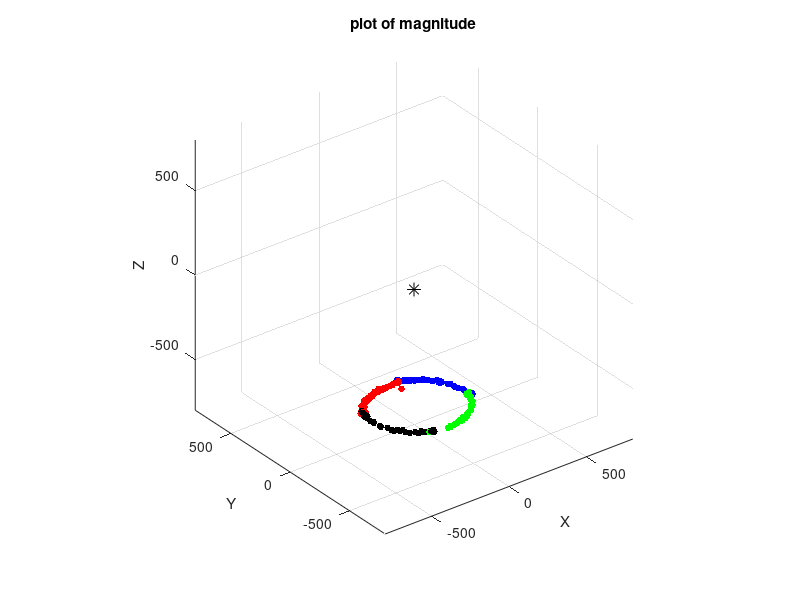

Write the MATLAB code that produced this figure.
clear all;
clc;
clear home;

origin = [0,0,0];


data1 = csvread('quarter1.4.csv');
data2 = csvread('quarter2.4.csv');
data3 = csvread('quarter3.4.csv');
data4 = csvread('quarter4.4.csv');

%truedata = csvread('fullturnflat1.csv');

%figure = plot3(truedata(:,2),truedata(:,4),truedata(:,6),'bd');
%set(figure,'color','b');
%figure2 = plot3(truedata(:,3),truedata(:,5),truedata(:,7),'rd');
%set(figure2,'color','r');
%%hold;
%figure3 = plot3(0,0,0,'o','markeredgecolor','k','marker','*','markerSize',10);
%set(figure3,'color','k');

figure = plot3(data1(:,1),data1(:,2),data1(:,3),'.','markerSize',15);
set(figure,'color','b');
hold;
figure2 = plot3(data2(:,1),data2(:,2),data2(:,3),'.','markerSize',15);
set(figure2,'color','r');
figure3 = plot3(data3(:,1),data3(:,2),data3(:,3),'.','markerSize',15);
set(figure3,'color','k');
figure4 = plot3(data4(:,1),data4(:,2),data4(:,3),'.','markerSize',15);
set(figure4,'color','g');
%hold;
figure0 = plot3(0,0,0,'o','markeredgecolor','k','marker','*','markerSize',10);
set(figure0,'color','k');


axis equal


grid on
xlim ([-800 800]);
ylim ([-800 800]);
zlim ([-800 800]);

%X = [truedata(:,2) truedata(:,4) truedata(:,6)] 
%Y = [truedata(:,3) truedata(:,5) truedata(:,7)] 

%[c1,r1] = sphereFit(X)
%[c2,r2] = sphereFit(Y)




%Creating legend containing equation for lsline (%0.4f = 4 decimals)
%legend('Data', sprintf( 'y = %0.4fx + %0.4f', a, b ), 'Location', 'northwest' )

%Title and axis labels added
title('plot of magnitude')
xlabel('X')
ylabel('Y')
zlabel('Z')

grid on
%set(gca,'GridLineStyle',':', 'GridColor', 'k', 'GridAlpha', .6)


%differnet coordinates of 0
%doubleraw2: -114.9936  134.0346   -9.5615
%doubleraw3: -96.1951  150.9983  -46.1978
%doubleraw4: -116.7155  132.9689   -4.0813
%doubleraw5: -110.5859  134.4870  -18.4628
%doubleraw6: -101.1932  129.1799  -31.7741
